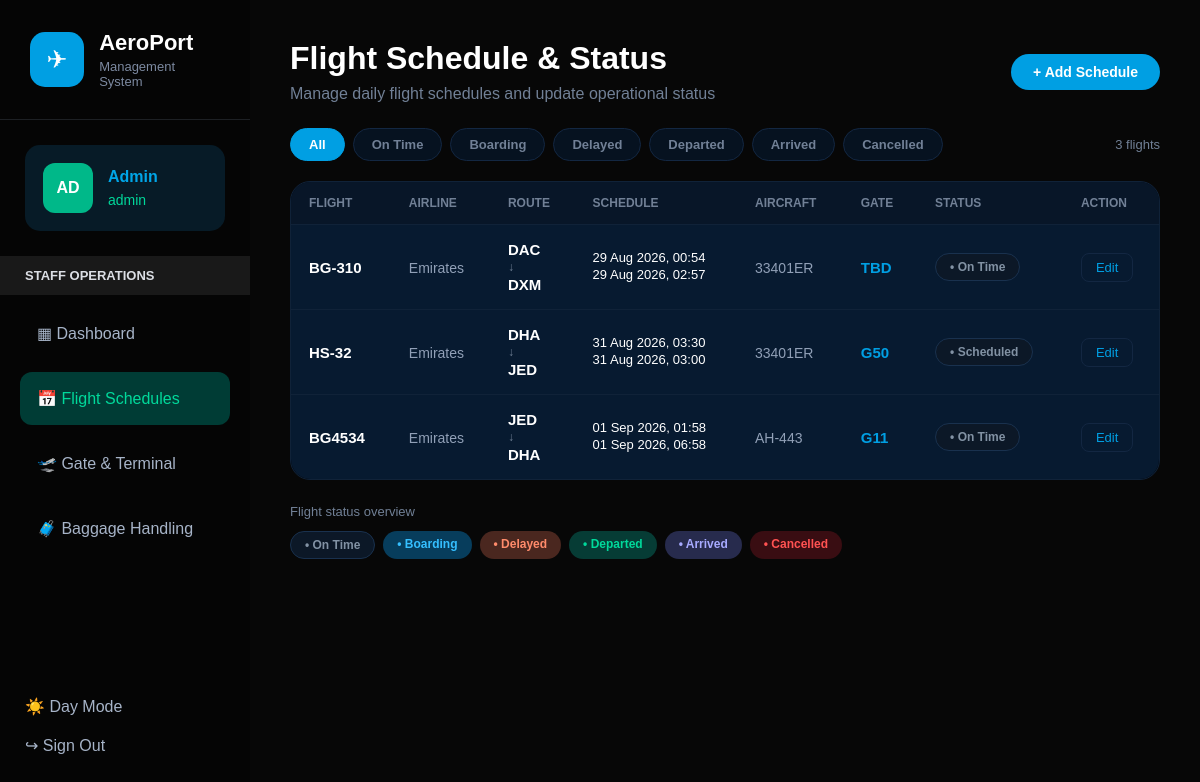
Page /staff/flight_schedule.php (signed in) on the committed database.
### tables this page shows
CREATE TABLE `users` (
  `id` int(11) NOT NULL,
  `name` varchar(100) NOT NULL,
  `email` varchar(100) NOT NULL,
  `password` varchar(255) NOT NULL,
  `role` varchar(50) NOT NULL,
  `created_at` timestamp NOT NULL DEFAULT current_timestamp()
);

CREATE TABLE `flights` (
  `id` int(11) NOT NULL,
  `flight_number` varchar(50) NOT NULL,
  `airplane_id` int(11) NOT NULL,
  `departure` varchar(100) NOT NULL,
  `destination` varchar(100) NOT NULL,
  `departure_time` datetime NOT NULL,
  `arrival_time` datetime NOT NULL,
  `status` varchar(50) DEFAULT 'Scheduled',
  `created_at` timestamp NOT NULL DEFAULT current_timestamp()
);

### staff/flight_schedule.php (the view, shortened to what this page needs)
<?php
include "../config/database.php";
$user_id = $_SESSION['user_id'];
$user_sql = "
    SELECT name, role
    FROM users
    WHERE id = '$user_id'
";
$user_result =
    mysqli_query(
        $conn,
        $user_sql
    );
$user_data =
    mysqli_fetch_assoc(
        $user_result
    );
$staff_name =
    $user_data['name']
    ?? $_SESSION['name']
    ?? 'Staff';
$staff_role =
    $user_data['role']
    ?? $_SESSION['role']
    ?? 'Staff';
$staff_initials =
    strtoupper(
        substr(
            $staff_name,
            0,
            2
        )
    );
$flights_sql = "
    SELECT
        f.id,
        f.flight_number,
        COALESCE(
            a.airline_name,
            'N/A'
        ) AS airline,
        COALESCE(
            a.model,
            'N/A'
        ) AS aircraft,
        f.departure,
        f.destination,
        f.departure_time,
        f.arrival_time,
        f.status,
        (
            SELECT g.gate_number
            FROM gates g
            WHERE g.flight_id = f.id
            LIMIT 1
        ) AS gate_number
    FROM flights f
    LEFT JOIN airplanes a
        ON f.airplane_id = a.id
    ORDER BY f.departure_time ASC
";
$flights_result =
    mysqli_query(
        $conn,
        $flights_sql
    );
$total_flights =
    mysqli_num_rows(
        $flights_result
    );
function getScheduleBadgeClass($status)
{
    switch (
        strtolower(
            trim($status)
        )
    ) {
        case 'on time':
        default:
            return 'status-scheduled';
    }
}
?>
<!DOCTYPE html>
<html lang="en">
<head>
<link
    rel="stylesheet"
    href="../assets/css/dashboard.css">
</head>
<body>
<aside class="sidebar">
<div class="sidebar-top">
    <div class="logo">
        <div class="logo-icon">
            ✈
        </div>
        <div>
            <h2>
                AeroPort
            </h2>
            <p>
                Management System
            </p>
        </div>
    </div>
    <div class="profile">
        <div class="avatar">
            <?php
            echo htmlspecialchars(
                $staff_initials
            );
            ?>
        </div>
        <div>
            <h3>
                <?php
                echo htmlspecialchars(
                    $staff_name
                );
                ?>
            </h3>
            <span>
                <?php
                echo htmlspecialchars(
                    $staff_role
                );
                ?>
            </span>
        </div>
    </div>
    <div class="title">
        STAFF OPERATIONS
    </div>
    <nav>
        <a
            href="dashboard.php"
            class="menu">
            ▦ Dashboard
        </a>
        <a
            href="flight_schedule.php"
            class="menu active">
            📅 Flight Schedules
        </a>
        <a
            href="gate_assignment.php"
            class="menu">
            🛫 Gate & Terminal
        </a>
        <a
            href="baggage_status.php"
            class="menu">
            🧳 Baggage Handling
        </a>
    </nav>
</div>
<div class="sidebar-bottom">
    <p id="themeToggle">
        <span id="themeIcon">
        </span>
        <span id="themeText">
        </span>
    </p>
    <p>
        <a
            href="../logout.php"
            class="sign-out">
            ↪ Sign Out
        </a>
    </p>
</div>
</aside>
<main class="main">
<div class="page-top-bar">
    <div class="page-title-group">
        <h1>
            Flight Schedule & Status
        </h1>
        <p class="sub">
            Manage daily flight schedules and update operational status
        </p>
    </div>
    <button
        type="button"
        id="toggleFormBtn"
        class="btn-primary">
        + Add Schedule
    </button>
</div>
<div class="filter-container">
    <div class="filter-pills">
        <button
            type="button"
            class="filter-btn active"
            data-status="all">
            All
        </button>
        <button
            type="button"
            class="filter-btn"
            data-status="on time">
            On Time
        </button>
        <button
            type="button"
            class="filter-btn"
            data-status="boarding">
            Boarding
        </button>
        <button
            type="button"
            class="filter-btn"
            data-status="delayed">
            Delayed
        </button>
        <button
            type="button"
            class="filter-btn"
            data-status="departed">
            Departed
        </button>
        <button
            type="button"
            class="filter-btn"
            data-status="arrived">
            Arrived
        </button>
        <button
            type="button"
            class="filter-btn"
            data-status="cancelled">
            Cancelled
        </button>
    </div>
    <div class="flight-count-text">
        <span id="visibleCount">
            <?php
            echo $total_flights;
            ?>
        </span>
        flights
    </div>
</div>
<div class="schedule-table-card">
    <table class="schedule-table">
        <thead>
            <tr>
                <th>
                    FLIGHT
                </th>
                <th>
                    AIRLINE
                </th>
                <th>
                    ROUTE
                </th>
                <th>
                    SCHEDULE
                </th>
                <th>
                    AIRCRAFT
                </th>
                <th>
                    GATE
                </th>
                <th>
                    STATUS
                </th>
                <th>
                    ACTION
                </th>
            </tr>
        </thead>
        <tbody>
        <?php if ($total_flights > 0): ?>
            <?php while (
                $flight =
                mysqli_fetch_assoc(
                    $flights_result
                )
            ): ?>
                <?php
                $status =
                    $flight['status']
                    ?? 'On Time';
                $status_class =
                    getScheduleBadgeClass(
                        $status
                    );
                ?>
                <tr
                    class="flight-row"
                    data-status="<?php echo strtolower(trim($status)); ?>">
                    <td>
                        <strong class="flight-no-link">
                            <?php
                            echo htmlspecialchars(
                                $flight['flight_number']
                            );
                            ?>
                        </strong>
                    </td>
                    <td>
                        <span class="airline-text">
                            <?php
                            echo htmlspecialchars(
                                $flight['airline']
                            );
                            ?>
                        </span>
                    </td>
                    <td>
                        <div class="route-block">
                            <strong class="route-iata">
                                <?php
                                echo htmlspecialchars(
                                    $flight['departure']
                                );
                                ?>
                            </strong>
                            <span class="route-symbol">
                                ↓
                            </span>
                            <strong class="route-iata">
                                <?php
                                echo htmlspecialchars(
                                    $flight['destination']
                                );
                                ?>
                            </strong>
                        </div>
                    </td>
                    <td>
                        <div class="schedule-time-box">
                            <span>
                                <?php
                                echo htmlspecialchars(
                                    date(
                                        'd M Y, H:i',
                                        strtotime(
                                            $flight['departure_time']
                                        )
                                    )
                                );
                                ?>
                            </span>
                            <span>
                                <?php
                                echo htmlspecialchars(
                                    date(
                                        'd M Y, H:i',
                                        strtotime(
                                            $flight['arrival_time']
                                        )
                                    )
                                );
                                ?>
                            </span>
                        </div>
                    </td>
                    <td>
                        <span class="aircraft-text">
                            <?php
                            echo htmlspecialchars(
                                $flight['aircraft']
                            );
                            ?>
                        </span>
                    </td>
                    <td>
                        <strong class="gate-bold-cyan">
                            <?php
                            echo htmlspecialchars(
                                $flight['gate_number']
                                ?? 'TBD'
                            );
                            ?>
                        </strong>
                    </td>
                    <td>
                        <span
                            class="status-badge clickable-badge <?php echo $status_class; ?>">
                            •
                            <?php
                            echo htmlspecialchars(
                                $status
                            );
                            ?>
                        </span>
                    </td>
                    <td>
                        <button
                            type="button"
                            class="btn-edit-action edit-flight-btn"
                            data-id="<?php echo $flight['id']; ?>">
                            Edit
                        </button>
                    </td>
                </tr>
            <?php endwhile; ?>
        <?php endif; ?>
        </tbody>
    </table>
</div>
<div class="status-legend-bar">
    <span>
        Flight status overview
    </span>
    <div class="legend-pills">
        <span class="status-badge status-scheduled">
            • On Time
        </span>
        <span class="status-badge status-boarding">
            • Boarding
        </span>
        <span class="status-badge status-delayed">
            • Delayed
        </span>
        <span class="status-badge status-departed">
            • Departed
        </span>
        <span class="status-badge status-arrived">
            • Arrived
        </span>
        <span class="status-badge status-cancelled">
            • Cancelled
        </span>
    </div>
</div>
</main>
</body>
</html>

### rows in the picture
users: name "AD", name "Admin", role "admin"
flights: flight_number "BG-310", airline "Emirates", departure "DAC", destination "DXM", departure_time "29 Aug 2026, 00:54", arrival_time "29 Aug 2026, 02:57", aircraft "33401ER", gate_number "TBD", status "On Time"
flights: flight_number "HS-32", airline "Emirates", departure "DHA", destination "JED", departure_time "31 Aug 2026, 03:30", arrival_time "31 Aug 2026, 03:00", aircraft "33401ER", gate_number "G50", status "Scheduled"
flights: flight_number "BG4534", airline "Emirates", departure "JED", destination "DHA", departure_time "01 Sep 2026, 01:58", arrival_time "01 Sep 2026, 06:58", aircraft "AH-443", gate_number "G11", status "On Time"

### other values in the picture
$total_flights "3"
